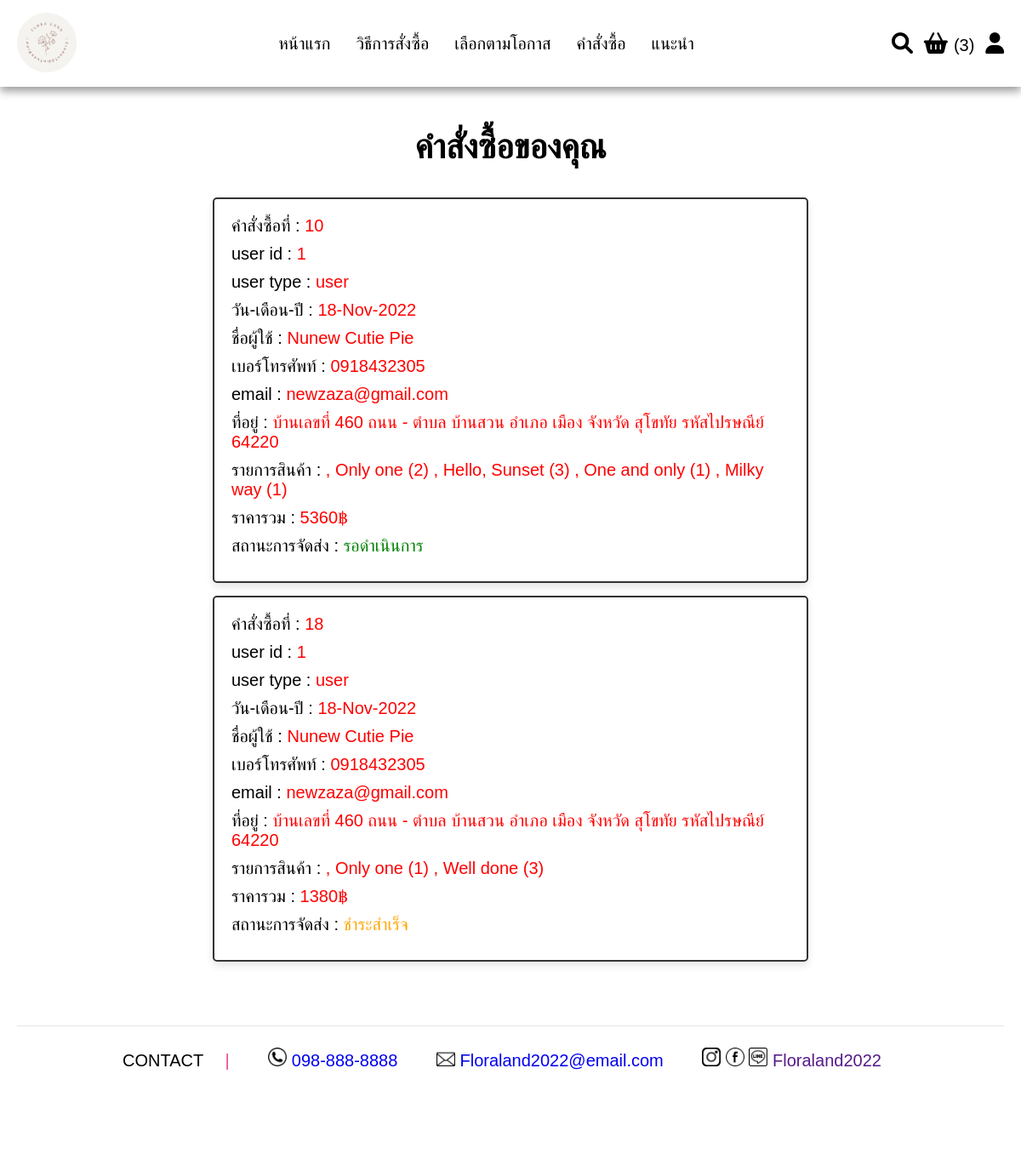
Screenshot of /orders.php (signed in) with the database file from the repository.
### tables this page shows
CREATE TABLE `orders` (
  `oid` int(100) NOT NULL,
  `user_id` varchar(100) NOT NULL,
  `pname` varchar(100) NOT NULL,
  `number` varchar(12) NOT NULL,
  `email` varchar(100) NOT NULL,
  `image` varchar(100) NOT NULL,
  `address` varchar(500) NOT NULL,
  `total_products` varchar(1000) NOT NULL,
  `total_price` int(100) NOT NULL,
  `placed_on` varchar(50) NOT NULL,
  `payment_status` varchar(20) NOT NULL
);

CREATE TABLE `users` (
  `id` int(100) NOT NULL,
  `name` varchar(100) NOT NULL,
  `email` varchar(100) NOT NULL,
  `password` varchar(100) NOT NULL,
  `user_type` varchar(20) NOT NULL
);

### orders.php (the view, shortened to what this page needs)
<?php include 'config.php';
$user_id = $_SESSION['user_id'];
?>
<!DOCTYPE html>
<html lang="en">
<head>
   <link rel="stylesheet" href="https://cdnjs.cloudflare.com/ajax/libs/font-awesome/6.0.0/css/all.min.css">
   <link rel="stylesheet" href="css/style.css">
</head>
<body>
<?php include 'header.php'; ?>
<section class="placed-orders">
    <h1 class="title">คำสั่งซื้อของคุณ</h1>
    <div class="box-container">
    <?php
        $select_orders = mysqli_query($conn, "SELECT * FROM orders JOIN users ON orders.user_id = users.id WHERE user_id = '$user_id'") or die('query failed');
        if(mysqli_num_rows($select_orders) > 0){
            while($fetch_orders = mysqli_fetch_assoc($select_orders)){
    ?>
    <div class="box">
        <p> คำสั่งซื้อที่ : <span><?php echo $fetch_orders['oid']; ?></span></p>
        <p> user id : <span><?php echo $fetch_orders['user_id']; ?></span> </p>
        <p> user type : <span><?php echo $fetch_orders['user_type']; ?></span> </p>
         <p> วัน-เดือน-ปี : <span><?php echo $fetch_orders['placed_on']; ?></span> </p>
         <p> ชื่อผู้ใช้ : <span><?php echo $fetch_orders['pname']; ?></span> </p>
         <p> เบอร์โทรศัพท์ : <span><?php echo $fetch_orders['number']; ?></span> </p>
         <p> email : <span><?php echo $fetch_orders['email']; ?></span> </p>
         <p> ที่อยู่ : <span><?php echo $fetch_orders['address']; ?></span> </p>
         <p> รายการสินค้า : <span><?php echo $fetch_orders['total_products']; ?></span> </p>
         <p> ราคารวม : <span><?php echo $fetch_orders['total_price']; ?>฿</span> </p>
        <p> สถานะการจัดส่ง : <span style="color:<?php if($fetch_orders['payment_status'] == 'รอดำเนินการ'){echo 'green'; }
            elseif($fetch_orders['payment_status'] == 'ชำระสำเร็จ'){echo 'orange';}else{echo '-';} ?>"><?php echo $fetch_orders['payment_status']; ?></span> </p>
    </div>
    <?php
        }
    }else{
        echo '<p class="empty">no orders placed yet!</p>';
    }
    ?>
    </div>
</section>
<?php include 'footer.php'; ?>
</body>
</html>

### css/style.css (style rules this page uses)
* { margin: 0; padding: 0; box-sizing: border-box; font-family: Verdana, Geneva, Tahoma, sans-serif; outline: none; border: none; text-decoration: none; transition: .2s linear; }
html { font-size: 62.5%; scroll-behavior: smooth; scroll-padding-top: 6rem; overflow-x: hidden; }
body { background: #fff; }
section { padding: 3rem 2rem; }
.home .content span,h1 { font-size: 3.5rem; color: white; padding: 1rem 0; line-height: 1.5; }
.title { text-align: center; margin-bottom: 2rem; color: #000; font-size: 4rem; }
.placed-orders .box-container { display: grid; grid-template-columns: repeat(auto-fit, 70rem); gap:1.5rem; align-items: flex-start; max-width: 1500px; margin: 0 auto; justify-content: center; }
.placed-orders .box-container .box { padding:2rem; border:.2rem solid #333; background-color: #fff; box-shadow: 0 .5rem 1rem rgba(0,0,0,.1); border-radius: .5rem; }
.placed-orders .box-container .box p { margin-bottom: 1rem; font-size: 2rem; color:#000; }
.placed-orders .box-container .box p span { color:#f00; }

### rows the page displays
orders: oid "10", user "1", user.user_type "user", placed_on "18-Nov-2022", pname "Nunew Cutie Pie", number "0918432305", user.email "newzaza@gmail.com", address "บ้านเลขที่ 460 ถนน - ตำบล บ้านสวน อำเภอ เมือง จังหวัด สุโขทัย รหัสไปรษณีย์ 64220", total_products ", Only one (2) , Hello, Sunset (3) , One and only (1) , Milky way (1)", total_price "5360", payment_status "รอดำเนินการ"
orders: oid "18", user "1", user.user_type "user", placed_on "18-Nov-2022", pname "Nunew Cutie Pie", number "0918432305", user.email "newzaza@gmail.com", address "บ้านเลขที่ 460 ถนน - ตำบล บ้านสวน อำเภอ เมือง จังหวัด สุโขทัย รหัสไปรษณีย์ 64220", total_products ", Only one (1) , Well done (3)", total_price "1380", payment_status "ชำระสำเร็จ"

### other values shown
$cart_num_rows "3"
